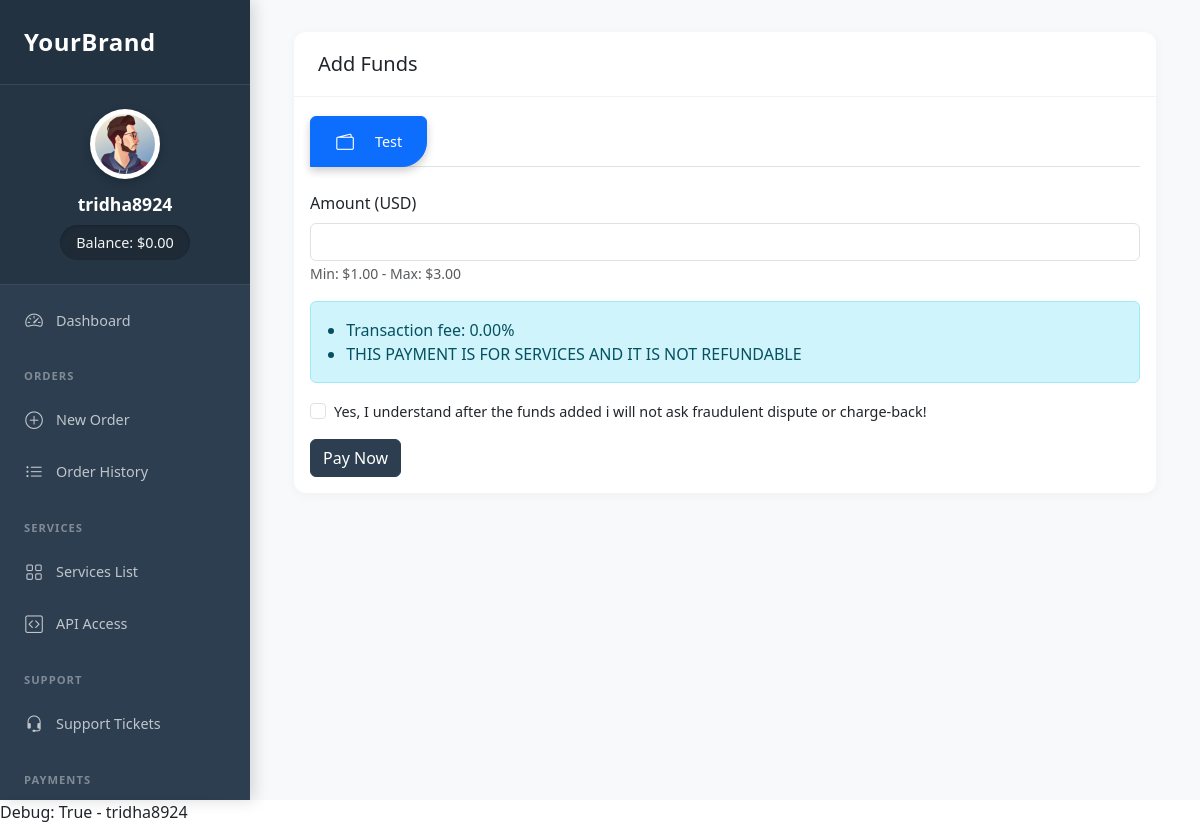
Page /dashboard/add-funds/ (signed in) on the earlier database version.
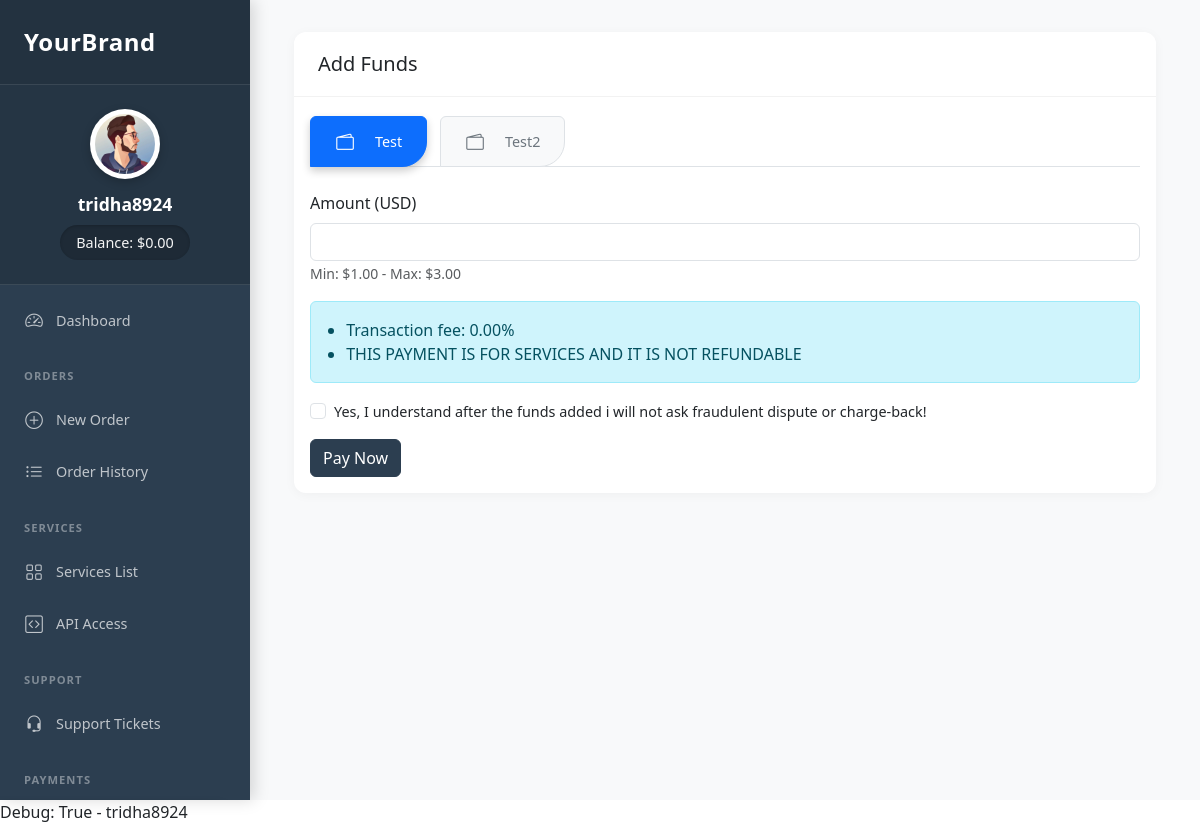
Same page on the later database version.
### managerdashboard/models.py (models this page shows)
class PaymentMethod(models.Model):
    TYPE_CHOICES = [
        ('manual', 'Manual'),
        ('automatic', 'Automatic')
    ]
    FEE_TYPE_CHOICES = [
        ('percentage', 'Percentage'),
        ('fixed', 'Fixed Amount'),
        ('both', 'Both')
    ]
    name = models.CharField(max_length=100)
    type = models.CharField(max_length=20, choices=TYPE_CHOICES)
    min_amount = models.DecimalField(max_digits=10, decimal_places=2)
    max_amount = models.DecimalField(max_digits=10, decimal_places=2)
    fee_type = models.CharField(max_length=20, choices=FEE_TYPE_CHOICES)
    fee_percentage = models.DecimalField(max_digits=5, decimal_places=2, default=0)
    fee_fixed = models.DecimalField(max_digits=10, decimal_places=2, default=0)
    client_id = models.CharField(max_length=255, blank=True, null=True)
    client_secret = models.CharField(max_length=255, blank=True, null=True)
    is_active = models.BooleanField(default=True)
    test_mode = models.BooleanField(default=False)
    icon = models.ImageField(upload_to='payment_icons/', null=True, blank=True)
    created_at = models.DateTimeField(auto_now_add=True)
    updated_at = models.DateTimeField(auto_now=True)
    def __str__(self):
        return self.name

### user_dashboard/views.py (the view)
# urls.py: path('add-funds/', views.add_funds, name='add_funds'),
@login_required
def add_funds(request):
    payment_methods = PaymentMethod.objects.filter(is_active=True).order_by('name')
    context = {
        'active_tab': 'add_funds',
        'payment_methods': payment_methods
    }
    return render(request, 'user_dashboard/add_funds.html', context)

### templates/user_dashboard/add_funds.html (shortened to what this page needs)
{% extends 'user_dashboard/base_dashboard.html' %}
{% block dashboard_content %}
<div class="container-fluid">
    <div class="card">
        <div class="card-header">
            <h5 class="mb-0">Add Funds</h5>
        </div>
        <div class="card-body">
            <ul class="nav nav-tabs mb-4">
                {% for method in payment_methods %}
                <li class="nav-item">
                    <a class="nav-link {% if forloop.first %}active{% endif %}"
                       href="#method-{{ method.id }}"
                       data-bs-toggle="tab">
                        {% if method.icon %}
                            <img src="{{ method.icon.url }}" alt="{{ method.name }}" height="20" class="me-1">
                        {% else %}
                            <i class="bi bi-wallet2"></i>
                        {% endif %}
                        {{ method.name }}
                    </a>
                </li>
                {% empty %}
                <li class="nav-item">
                    <span class="nav-link disabled">No payment methods available</span>
                </li>
                {% endfor %}
            </ul>
            <div class="tab-content">
                {% for method in payment_methods %}
                <div class="tab-pane fade {% if forloop.first %}show active{% endif %}"
                     id="method-{{ method.id }}">
                    <form method="post" action="{% url 'process_payment' method.id %}">
                        <div class="mb-3">
                            <label class="form-label">Amount (USD)</label>
                            <input type="number"
                                   class="form-control"
                                   name="amount"
                                   min="{{ method.min_amount }}"
                                   max="{{ method.max_amount }}"
                                   step="0.01"
                                   required>
                            <small class="text-muted">
                                Min: ${{ method.min_amount }} - Max: ${{ method.max_amount }}
                            </small>
                        </div>
                        <div class="alert alert-info">
                            <ul class="mb-0">
                                {% if method.fee_type == 'percentage' %}
                                    <li>Transaction fee: {{ method.fee_percentage }}%</li>
                                {% elif method.fee_type == 'fixed' %}
                                    <li>Transaction fee: ${{ method.fee_fixed }}</li>
                                {% else %}
                                    <li>Transaction fee: {{ method.fee_percentage }}% + ${{ method.fee_fixed }}</li>
                                {% endif %}
                                <li>THIS PAYMENT IS FOR SERVICES AND IT IS NOT REFUNDABLE</li>
                            </ul>
                        </div>
                        <div class="form-check mb-3">
                            <input type="checkbox" class="form-check-input" required>
                            <label class="form-check-label">
                                Yes, I understand after the funds added i will not ask fraudulent dispute or charge-back!
                            </label>
                        </div>
                        <button type="submit" class="btn btn-primary">Pay Now</button>
                    </form>
                </div>
                {% endfor %}
            </div>
        </div>
    </div>
</div>
{% endblock %}

Differences in the rows shown:
added PaymentMethod: name "Test2", shown under "Add Funds"
